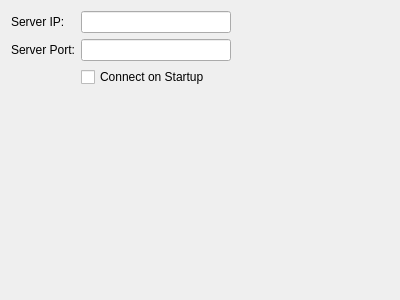
<?xml version="1.0" encoding="UTF-8"?>
<ui version="4.0">
 <class>ServerSettings</class>
 <widget class="QWidget" name="ServerSettings">
  <property name="geometry">
   <rect>
    <x>0</x>
    <y>0</y>
    <width>400</width>
    <height>300</height>
   </rect>
  </property>
  <property name="windowTitle">
   <string>Server Settings</string>
  </property>
  <property name="locale">
   <locale language="English" country="UnitedStates"/>
  </property>
  <layout class="QHBoxLayout" name="horizontalLayout">
   <item>
    <layout class="QFormLayout" name="formLayout">
     <item row="0" column="0">
      <widget class="QLabel" name="labelServer">
       <property name="text">
        <string>Server IP:</string>
       </property>
      </widget>
     </item>
     <item row="0" column="1">
      <widget class="QLineEdit" name="lineEditIP">
       <property name="maximumSize">
        <size>
         <width>150</width>
         <height>16777215</height>
        </size>
       </property>
      </widget>
     </item>
     <item row="1" column="0">
      <widget class="QLabel" name="labelPort">
       <property name="text">
        <string>Server Port:</string>
       </property>
      </widget>
     </item>
     <item row="1" column="1">
      <widget class="QLineEdit" name="lineEditPort">
       <property name="maximumSize">
        <size>
         <width>150</width>
         <height>16777215</height>
        </size>
       </property>
      </widget>
     </item>
     <item row="2" column="1">
      <widget class="QCheckBox" name="checkBoxAutoConnect">
       <property name="text">
        <string>Connect on Startup</string>
       </property>
      </widget>
     </item>
    </layout>
   </item>
  </layout>
 </widget>
 <resources/>
 <connections/>
</ui>
